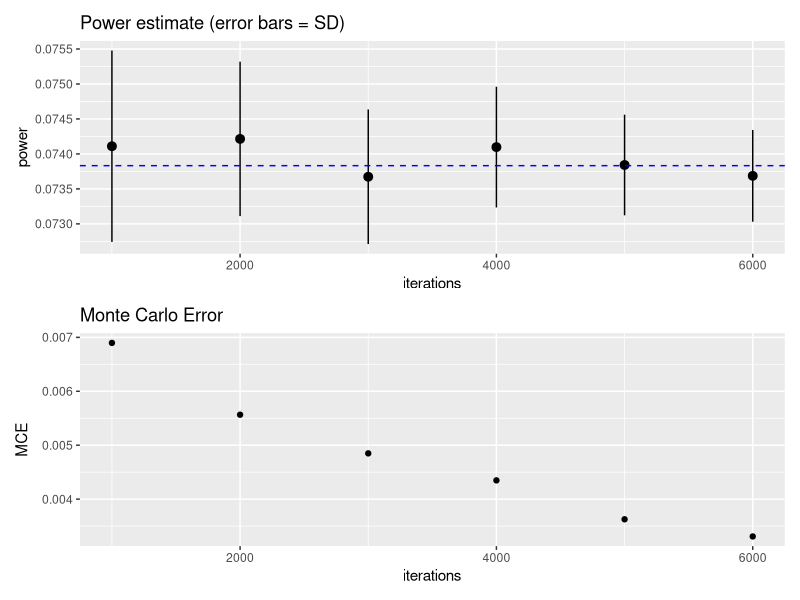

The R source for this figure:
## ---- chunk 1
#| output: false
# Preparation: Install and load all necessary packages
# install.packages(c("RcppArmadillo", "ggplot2", "patchwork", "pwr"))

library(ggplot2) # for plotting
library(RcppArmadillo) # for fast LMs
library(patchwork) # for arranging multiple ggplots
library(pwr) # for analytical power analysis
## ---- chunk 2
set.seed(0xBEEF)
iterations <- 1000

# CHANGE: do the same sample size repeatedly, and see how much different runs deviate.
ns <- rep(100, 10)

result <- data.frame()

for (n in ns) {
  x <- cbind(
    rep(1, n),
    c(rep(0, n / 2), rep(1, n / 2))
  )

  p_values <- rep(NA, iterations)

  for (i in 1:iterations) {
    y <- 23 - 3 * x[, 2] + rnorm(n, mean = 0, sd = sqrt(117))

    mdl <- RcppArmadillo::fastLmPure(x, y)
    pval <- 2 *
      pt(
        abs(mdl$coefficients / mdl$stderr),
        mdl$df.residual,
        lower.tail = FALSE
      )

    p_values[i] <- pval[2]
  }

  result <- rbind(
    result,
    data.frame(n = n, power = sum(p_values < .005) / iterations)
  )
}

result
## ---- chunk 3
sd(result$power) |> round(4)
## ---- chunk 4
iterations <- seq(1000, 6000, by = 1000)

# let's have 100 repetitions to get sufficiently stable MCE estimates
ns <- rep(100, 100)
result <- data.frame()

for (it in iterations) {
  # print(it)  uncomment for showing the progress

  for (n in ns) {
    x <- cbind(
      rep(1, n),
      c(rep(0, n / 2), rep(1, n / 2))
    )

    p_values <- rep(NA, it)

    for (i in 1:it) {
      y <- 23 - 3 * x[, 2] + rnorm(n, mean = 0, sd = sqrt(117))

      mdl <- RcppArmadillo::fastLmPure(x, y)
      pval <- 2 *
        pt(
          abs(mdl$coefficients / mdl$stderr),
          mdl$df.residual,
          lower.tail = FALSE
        )

      p_values[i] <- pval[2]
    }

    result <- rbind(
      result,
      data.frame(iterations = it, n = n, power = sum(p_values < .005) / it)
    )
  }
}

# We can compute the exact power with the analytical solution:
exact_power <- pwr.t.test(d = 3 / sqrt(117), sig.level = 0.005, n = 50)

p1 <- ggplot(result, aes(x = iterations, y = power)) +
  stat_summary(fun.data = mean_cl_normal) +
  ggtitle("Power estimate (error bars = SD)") +
  geom_hline(
    yintercept = exact_power$power,
    colour = "blue",
    linetype = "dashed"
  )

p2 <- ggplot(result, aes(x = iterations, y = power)) +
  stat_summary(fun = "sd", geom = "point") +
  ylab("MCE") +
  ggtitle("Monte Carlo Error")

p1 / p2
